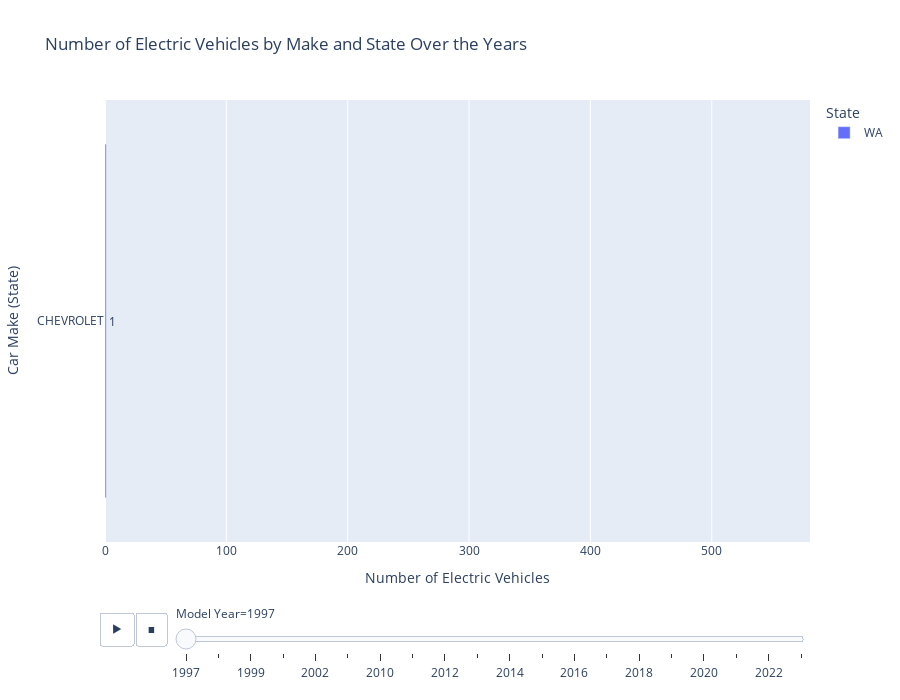

The code cell stored with this chart in its notebook:
### Markdown cell above
# Task - 3
## Create a Racing Bar Plot to display the animation of EV Make and its count each year.

### Code cell
import pandas as pd
import plotly.express as px

# Step 1: Aggregate the data: count number of EVs for each Make in each year and state
make_year_state_count = df.groupby(['Model Year', 'Make', 'State']).size().reset_index(name='EV Count')

# Step 2: Create the racing bar plot (with states on y-axis)
fig = px.bar(make_year_state_count, 
             x='EV Count',  # EV Count on the x-axis
             y='Make',  # Make on the y-axis
             color='State',  # Color bars by state
             animation_frame='Model Year',  # Animation over years
             animation_group='Make',  # Track the same Make across frames
             range_x=[0, make_year_state_count['EV Count'].max()/25],  # Adjust the range of the x-axis
             title='Number of Electric Vehicles by Make and State Over the Years',
             text='EV Count')

# Step 3: Customize the layout
fig.update_layout(xaxis_title='Number of Electric Vehicles',
                  yaxis_title='Car Make (State)',  # y-axis shows the make and state
                  showlegend=True,  # Show the legend to indicate states
                  yaxis={'categoryorder':'total ascending'},  # Order makes by total EV count
                  height=700)  # Adjust the plot height

# Step 4: Display the plot
fig.show()

### Figure 1 — Plotly figure (JSON) as saved in the notebook; plotly's stock layout.template omitted (floating-point values rounded to 4 significant figures)
{"data": [{"alignmentgroup": "True", "hovertemplate": "State=WA<br>Model Year=1997<br>EV Count=%{text}<br>Make=%{y}<extra></extra>", "ids": ["CHEVROLET"], "legendgroup": "WA", "marker": {"color": "#636efa", "pattern": {"shape": ""}}, "name": "WA", "offsetgroup": "WA", "orientation": "h", "showlegend": true, "text": [1], "textposition": "auto", "type": "bar", "x": [1], "xaxis": "x", "y": ["CHEVROLET"], "yaxis": "y"}], "layout": {"barmode": "relative", "height": 700, "legend": {"title": {"text": "State"}, "tracegroupgap": 0}, "showlegend": true, "sliders": [{"active": 0, "currentvalue": {"prefix": "Model Year="}, "len": 0.9, "pad": {"b": 10, "t": 60}, "steps": [{"args": [["1997"], {"frame": {"duration": 0, "redraw": true}, "fromcurrent": true, "mode": "immediate", "transition": {"duration": 0, "easing": "linear"}}], "label": "1997", "method": "animate"}, {"args": [["1998"], {"frame": {"duration": 0, "redraw": true}, "fromcurrent": true, "mode": "immediate", "transition": {"duration": 0, "easing": "linear"}}], "label": "1998", "method": "animate"}, {"args": [["1999"], {"frame": {"duration": 0, "redraw": true}, "fromcurrent": true, "mode": "immediate", "transition": {"duration": 0, "easing": "linear"}}], "label": "1999", "method": "animate"}, {"args": [["2000"], {"frame": {"duration": 0, "redraw": true}, "fromcurrent": true, "mode": "immediate", "transition": {"duration": 0, "easing": "linear"}}], "label": "2000", "method": "animate"}, {"args": [["2002"], {"frame": {"duration": 0, "redraw": true}, "fromcurrent": true, "mode": "immediate", "transition": {"duration": 0, "easing": "linear"}}], "label": "2002", "method": "animate"}, {"args": [["2008"], {"frame": {"duration": 0, "redraw": true}, "fromcurrent": true, "mode": "immediate", "transition": {"duration": 0, "easing": "linear"}}], "label": "2008", "method": "animate"}, {"args": [["2010"], {"frame": {"duration": 0, "redraw": true}, "fromcurrent": true, "mode": "immediate", "transition": {"duration": 0, "easing": "linear"}}], "label": "2010", "method": "animate"}, {"args": [["2011"], {"frame": {"duration": 0, "redraw": true}, "fromcurrent": true, "mode": "immediate", "transition": {"duration": 0, "easing": "linear"}}], "label": "2011", "method": "animate"}, {"args": [["2012"], {"frame": {"duration": 0, "redraw": true}, "fromcurrent": true, "mode": "immediate", "transition": {"duration": 0, "easing": "linear"}}], "label": "2012", "method": "animate"}, {"args": [["2013"], {"frame": {"duration": 0, "redraw": true}, "fromcurrent": true, "mode": "immediate", "transition": {"duration": 0, "easing": "linear"}}], "label": "2013", "method": "animate"}, {"args": [["2014"], {"frame": {"duration": 0, "redraw": true}, "fromcurrent": true, "mode": "immediate", "transition": {"duration": 0, "easing": "linear"}}], "label": "2014", "method": "animate"}, {"args": [["2015"], {"frame": {"duration": 0, "redraw": true}, "fromcurrent": true, "mode": "immediate", "transition": {"duration": 0, "easing": "linear"}}], "label": "2015", "method": "animate"}, {"args": [["2016"], {"frame": {"duration": 0, "redraw": true}, "fromcurrent": true, "mode": "immediate", "transition": {"duration": 0, "easing": "linear"}}], "label": "2016", "method": "animate"}, {"args": [["2017"], {"frame": {"duration": 0, "redraw": true}, "fromcurrent": true, "mode": "immediate", "transition": {"duration": 0, "easing": "linear"}}], "label": "2017", "method": "animate"}, {"args": [["2018"], {"frame": {"duration": 0, "redraw": true}, "fromcurrent": true, "mode": "immediate", "transition": {"duration": 0, "easing": "linear"}}], "label": "2018", "method": "animate"}, {"args": [["2019"], {"frame": {"duration": 0, "redraw": true}, "fromcurrent": true, "mode": "immediate", "transition": {"duration": 0, "easing": "linear"}}], "label": "2019", "method": "animate"}, {"args": [["2020"], {"frame": {"duration": 0, "redraw": true}, "fromcurrent": true, "mode": "immediate", "transition": {"duration": 0, "easing": "linear"}}], "label": "2020", "method": "animate"}, {"args": [["2021"], {"frame": {"duration": 0, "redraw": true}, "fromcurrent": true, "mode": "immediate", "transition": {"duration": 0, "easing": "linear"}}], "label": "2021", "method": "animate"}, {"args": [["2022"], {"frame": {"duration": 0, "redraw": true}, "fromcurrent": true, "mode": "immediate", "transition": {"duration": 0, "easing": "linear"}}], "label": "2022", "method": "animate"}, {"args": [["2023"], {"frame": {"duration": 0, "redraw": true}, "fromcurrent": true, "mode": "immediate", "transition": {"duration": 0, "easing": "linear"}}], "label": "2023", "method": "animate"}], "x": 0.1, "xanchor": "left", "y": 0, "yanchor": "top"}], "title": {"text": "Number of Electric Vehicles by Make and State Over the Years"}, "updatemenus": [{"buttons": [{"args": [null, {"frame": {"duration": 500, "redraw": true}, "fromcurrent": true, "mode": "immediate", "transition": {"duration": 500, "easing": "linear"}}], "label": "&#9654;", "method": "animate"}, {"args": [[null], {"frame": {"duration": 0, "redraw": true}, "fromcurrent": true, "mode": "immediate", "transition": {"duration": 0, "easing": "linear"}}], "label": "&#9724;", "method": "animate"}], "direction": "left", "pad": {"r": 10, "t": 70}, "showactive": false, "type": "buttons", "x": 0.1, "xanchor": "right", "y": 0, "yanchor": "top"}], "xaxis": {"anchor": "y", "domain": [0, 1], "range": [0, 581.0], "title": {"text": "Number of Electric Vehicles"}}, "yaxis": {"anchor": "x", "categoryorder": "total ascending", "domain": [0, 1], "title": {"text": "Car Make (State)"}}}}
